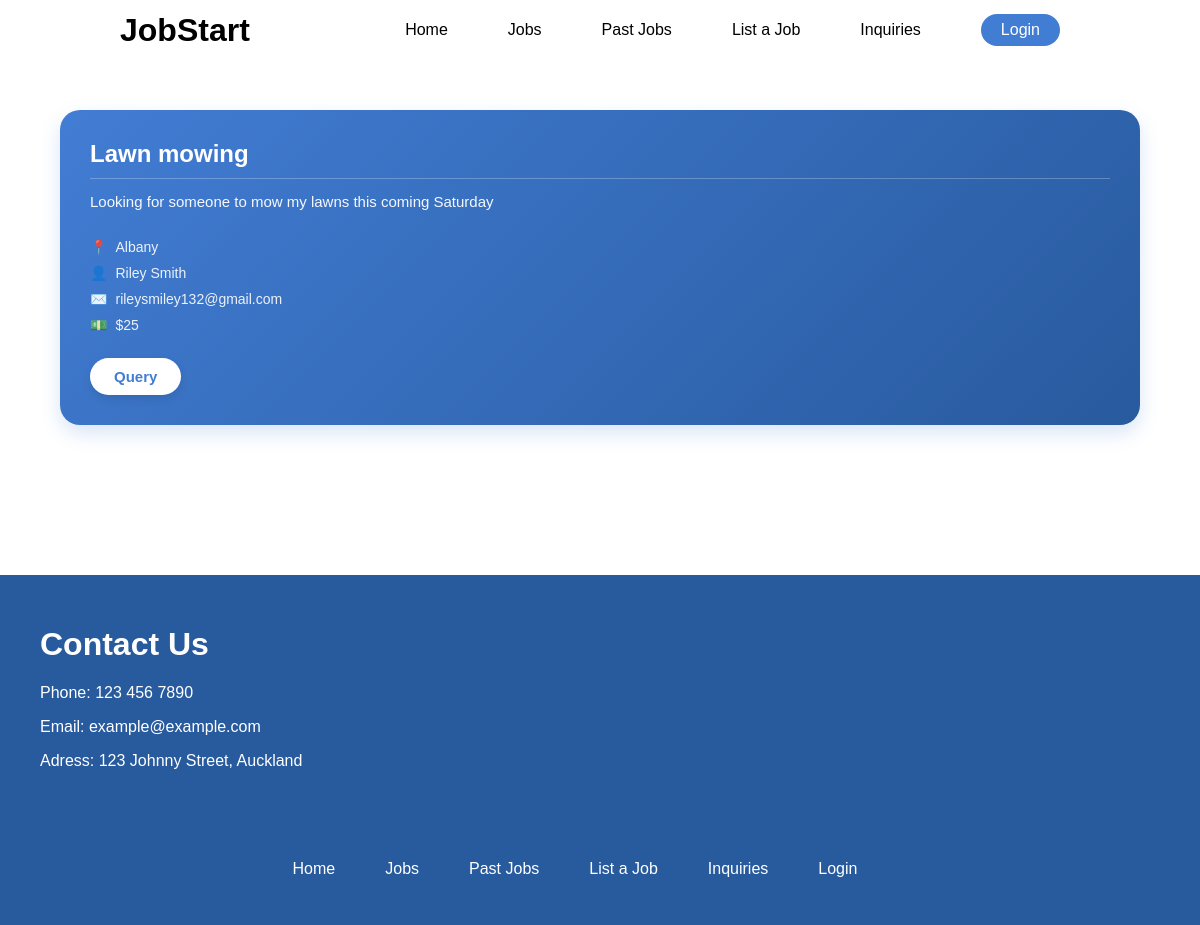
/jobs, run on an earlier commit of the app's database.
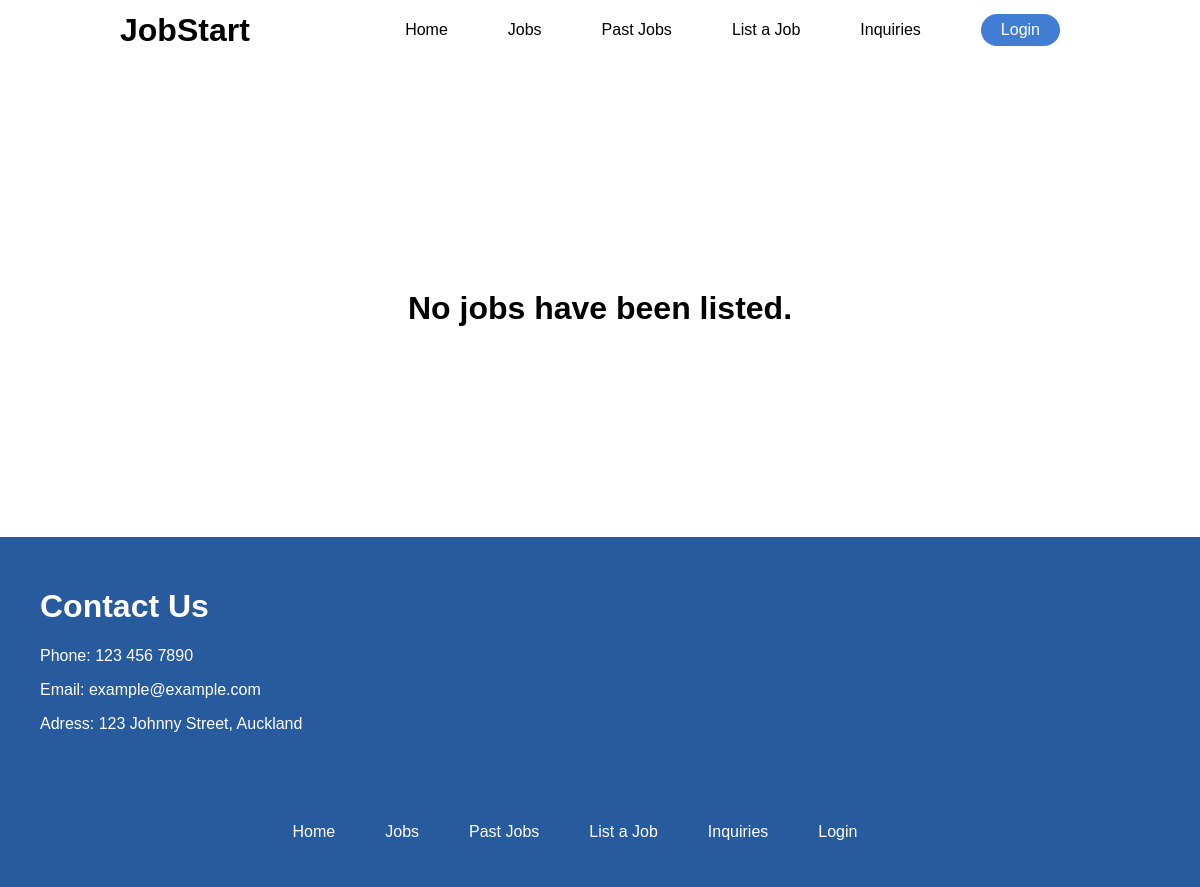
And on a later commit of the database.
### tables this page shows
CREATE TABLE jobs (user_id INTEGER REFERENCES users (user_id), job_id INTEGER PRIMARY KEY AUTOINCREMENT, job_desc TEXT, job_title TEXT, job_location TEXT, completed TEXT, pay NUMERIC);

CREATE TABLE users (user_id INTEGER PRIMARY KEY AUTOINCREMENT, user_name TEXT, user_email TEXT, user_pwd TEXT);

### app.py (the view)
@app.route('/jobs')
def jobs():
    conn = sqlite3.connect('app.db')
    conn.row_factory = sqlite3.Row
    cursor = conn.cursor()
    query = '''
        SELECT jobs.*, users.user_name, users.user_email
        FROM jobs
        JOIN users ON jobs.user_id = users.user_id
        WHERE jobs.completed = "no"
    '''
    jobs = cursor.execute(query).fetchall()
    conn.close()
    return render_template('jobs.html', jobs=jobs)

### templates/jobs.html (shortened to what this page needs)
{% extends 'layout.html' %}
{% block content %}
    <div class="all-jobs-container">
        {% if jobs %}
            {% for job in jobs %}
                <div class="job-container" id="job--{ loop.index }">
                    <h1 class="job-title">{{ job[3] }}</h1>
                    <p class="job-desc">{{ job[2] }}</p>
                    <p class="job-location">{{ job[4] }}</p>
                    <p class="job-user-name">{{ job[7] }}</p>
                    <p class="job-user-email">{{ job[8] }}</p>
                    <p class="job-pay">${{ job[6] }}</p>
                    <a href="{{ url_for('job_details', job_id=job[1]) }}"><button class="query-btn">Query</button></a>
                </div>
            {% endfor %}
        {% else %}
            <h1 class="no-jobs-title">No jobs have been listed.</h1>
        {% endif %}
    </div>
{% endblock %}

### templates/layout.html (shortened to what this page needs)
<!DOCTYPE html>
<html lang="en">
    <head>
        <link rel="stylesheet" href="{{ url_for('static', filename='style.css') }}">
    </head>
    <body>
        {% include 'nav.html' %}
        {% block content %}{% endblock %}
        {% include 'footer.html' %}
    </body>
</html>

### templates/nav.html
<div class="nav-bar">
    <a><h1 class="nav-title">JobStart</h1></a>
    <a class="nav-link" href="{{ url_for('root') }}" id="nav-home-link">Home</a>
    <a class="nav-link" href="{{ url_for('jobs') }}">Jobs</a>
    <a class="nav-link" href="{{ url_for('past_jobs') }}">Past Jobs</a>
    <a class="nav-link" href="{{ url_for('list_job') }}">List a Job</a>
    <a class="nav-link" href="{{ url_for('inquiries') }}">Inquiries</a>
    {% if session.get('user_email') %}
        <a href="/logout"><button class="login-nav-btn">Logout</button></a>
    {% else %}
        <a href="/login"><button class="login-nav-btn">Login</button></a>
    {% endif %}
</div>

### templates/footer.html
<div class="footer">
    <div class="footer-top">
        <h1 class="footer-title">Contact Us</h1>
        <p class="footer-text">Phone: 123 456 7890</p>
        <p class="footer-text">Email: example@example.com</p>
        <p class="footer-text">Adress: 123 Johnny Street, Auckland</p>
    </div>
    <div class="footer-links">
        <a class="footer-link" href="/">Home</a>
        <a class="footer-link" href="/jobs">Jobs</a>
        <a class="footer-link" href="/past-jobs">Past Jobs</a>
        <a class="footer-link" href="/list-job">List a Job</a>
        <a class="footer-link" href="/inquiries">Inquiries</a>
        <a class="footer-link" href="/login">Login</a>
    </div>
</div>

### static/style.css (style rules this page uses)
body { margin: 0; font-family: Arial; }
.nav-link { margin-right: 60px; font-size: 16px; text-decoration: none; color: black; }
#nav-home-link { margin-left: auto; }
.nav-title { position: absolute; left: 10%; top: 50%; transform: translateY(-50%); margin: 0; }
.nav-bar { position: relative; display: flex; align-items: center; background-color: white; color: black; width: 100%; height: 60px; }
.login-nav-btn { font-size: 16px; margin-right: 140px; background-color: #427dd4; color: white; border: none; border-radius: 18px; padding: 7px 20px 7px 20px; }
.footer { margin-top: 100px; width: 100%; height: 40vh; background-color: #285A9E; padding-top: 30px; }
.footer-title { color: white; margin-left: 40px; }
.footer-text { color: white; margin-left: 40px; }
.footer-links { display: flex; justify-content: center; margin-top: 90px; }
.footer-link { color: white; text-decoration: none; margin-right: 50px; }
.footer-top { margin-bottom: 20px; }
.all-jobs-container { display: grid; grid-template-columns: repeat(auto-fit, minmax(300px, 1fr)); gap: 35px; padding: 50px 5%; box-sizing: border-box; }
.no-jobs-title { text-align: center; margin-top: 180px; margin-bottom: 60px; }

What changed in the data, as far as the page shows it:
removed jobs: job_title "Lawn mowing", job_desc "Looking for someone to mow my lawns this coming Saturday", job_location "Albany", user_name "Riley Smith", user_email "rileysmiley132@gmail.com", pay "25"
Also different on the page:
text now shown: "No jobs have been listed."
